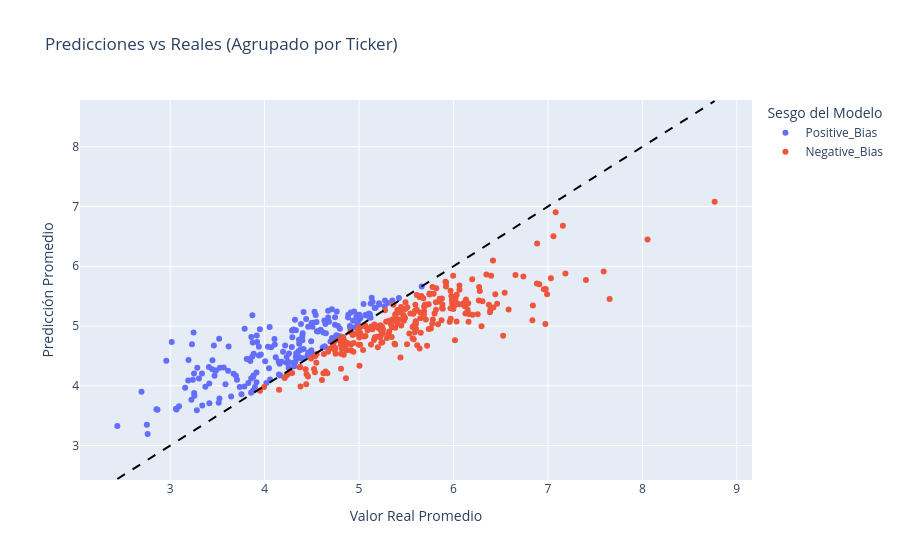

The cell this chart's notebook holds for it:
### Markdown cell above
Se generan 2 clusters segun las predicciones:
* Positive_Bias: si los residuos son mayores o iguales a cero.
* Negative_Bias: si los residuos son menores a cero.

### Code cell
# Se dividen los datos para predecir el valor de la última fecha disponible para cada ticker en el conjunto de test
X_train = X.iloc[:-len(df['Ticker'].unique())]  # Todos menos la última fecha de cada ticker
y_train = y.iloc[:-len(df['Ticker'].unique())]
X_test = X.iloc[-len(df['Ticker'].unique()):]   # Solo la última fecha de cada ticker
y_test = y.iloc[-len(df['Ticker'].unique()):]

# Recuperar el ticker usando el indice de y_test
tickers_test = df.loc[y_test.index, 'Ticker']

# Predicciones en el conjunto de test
y_pred = pipe.predict(X_test)

# Consolidar resultados individuales en un DataFrame
resultados_df = pd.DataFrame({
    'Ticker': tickers_test,
    'Predicho': y_pred,
    'Real': y_test
})

# Calcular el residuo para cada predicción
resultados_df['Residuo'] = resultados_df['Predicho'] - resultados_df['Real']

# Agrupar por ticker
resultados_agrupados = resultados_df.groupby('Ticker')[['Predicho', 'Real', 'Residuo']].mean()

# Generar el Cluster sobre el promedio de los residuos
resultados_agrupados['Cluster'] = ['Positive_Bias' if r >= 0 else 'Negative_Bias' 
                                   for r in resultados_agrupados['Residuo']]

# Visualizar
fig = px.scatter(
    resultados_agrupados, 
    x='Real', 
    y='Predicho', 
    color='Cluster',
    hover_name=resultados_agrupados.index, 
    labels={'Real':'Valor Real Promedio', 'Predicho':'Predicción Promedio', 'Cluster':'Sesgo del Modelo'},
    title='Predicciones vs Reales (Agrupado por Ticker)'
)

# Línea de identidad perfecta
min_val = resultados_agrupados['Real'].min()
max_val = resultados_agrupados['Real'].max()
fig.add_shape(type='line', x0=min_val, y0=min_val, x1=max_val, y1=max_val,
              line=dict(color='black', dash='dash', width=2))
fig.show()

# Estadísticas por cluster a nivel Ticker
over_mask = resultados_agrupados['Cluster'] == 'Positive_Bias'
under_mask = resultados_agrupados['Cluster'] == 'Negative_Bias'

print("\nEstadísticas por cluster (a nivel de Ticker):")
print(f"Overprediction: {over_mask.sum()} tickers, residuo medio global: {resultados_agrupados.loc[over_mask, 'Residuo'].mean():.4f}")
print(f"Underprediction: {under_mask.sum()} tickers, residuo medio global: {resultados_agrupados.loc[under_mask, 'Residuo'].mean():.4f}")

### Figure 1 — Plotly figure (JSON) as saved in the notebook; plotly's stock layout.template omitted (floating-point values rounded to 4 significant figures; data arrays with more than 128 entries replaced by an {"elided": "..."} marker saying what was removed)
{"data": [{"hovertemplate": "<b>%{hovertext}</b><br><br>Sesgo del Modelo=Positive_Bias<br>Valor Real Promedio=%{x}<br>Predicción Promedio=%{y}<extra></extra>", "hovertext": {"elided": "198 str values"}, "legendgroup": "Positive_Bias", "marker": {"color": "#636efa", "symbol": "circle"}, "mode": "markers", "name": "Positive_Bias", "orientation": "v", "showlegend": true, "type": "scatter", "x": {"elided": "198 float values"}, "xaxis": "x", "y": {"elided": "198 float values"}, "yaxis": "y"}, {"hovertemplate": "<b>%{hovertext}</b><br><br>Sesgo del Modelo=Negative_Bias<br>Valor Real Promedio=%{x}<br>Predicción Promedio=%{y}<extra></extra>", "hovertext": {"elided": "255 str values"}, "legendgroup": "Negative_Bias", "marker": {"color": "#EF553B", "symbol": "circle"}, "mode": "markers", "name": "Negative_Bias", "orientation": "v", "showlegend": true, "type": "scatter", "x": {"elided": "255 float values"}, "xaxis": "x", "y": {"elided": "255 float values"}, "yaxis": "y"}], "layout": {"legend": {"title": {"text": "Sesgo del Modelo"}, "tracegroupgap": 0}, "shapes": [{"line": {"color": "black", "dash": "dash", "width": 2}, "type": "line", "x0": 2.441, "x1": 8.765, "y0": 2.441, "y1": 8.765}], "title": {"text": "Predicciones vs Reales (Agrupado por Ticker)"}, "xaxis": {"anchor": "y", "domain": [0, 1], "title": {"text": "Valor Real Promedio"}}, "yaxis": {"anchor": "x", "domain": [0, 1], "title": {"text": "Predicción Promedio"}}}}
